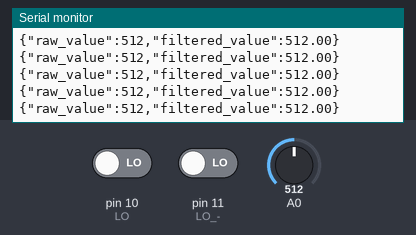
Recording of a sketch running on a simulated Arduino Uno, built with avr-gcc and run on an emulated ATmega328P. Shown: the last lines printed to the serial monitor. Inputs (shaded band) come from the test bench; at power-on: A0 = 512, pin 10 (LO) LOW, pin 11 (LO_-) LOW.

Above: at 9.1 s.
9.2 s: A0 set to 1011
At 9.31 s:
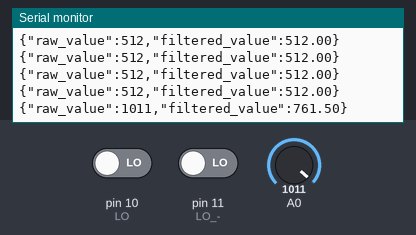
12.2 s: A0 set to 999
At 12.21 s:
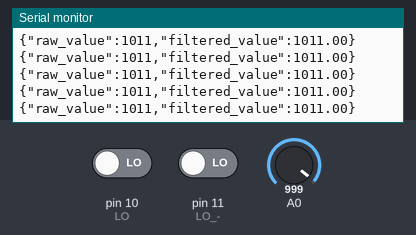
Timing chart, 0 to 15.2 s (numbered marks = the images above; inputs shaded):
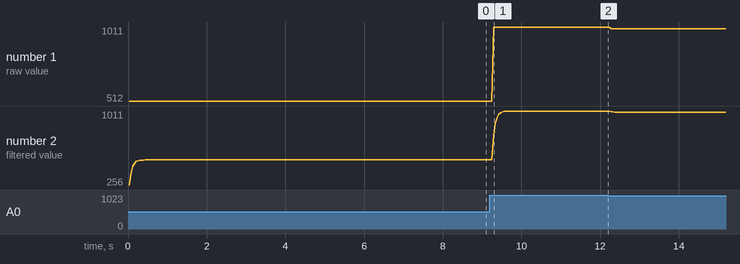

Measured:
- after the input at 9.2 s, the serial monitor: prints a new line after 0.09 s (image 1)
- plotted number 1: 512 → 1011 after the input at 9.2 s, 1011 → 999 after the input at 12.2 s
- plotted number 2: 512 → 1011 after the input at 9.2 s, 1011 → 999 after the input at 12.2 s

The sketch:

Arduino_Read_ECG.ino
```cpp
// James Fothergill v8255920

// Filter Configuration Constants
const int WINDOW_SIZE = 3;        // Keep small window
const float ALPHA = 0.5;          // More direct signal following
const float NOTCH_ALPHA = 0.08;   // Very light filtering
const float BASELINE_FACTOR = 0.0; // Remove baseline correction

// Variables for storing previous values
float prevFiltered = 0;
float prevNotch = 0;
float notchPrev = 0;
float movingAverage[WINDOW_SIZE];
int windowIndex = 0;

void setupFilters() {
  for(int i = 0; i < WINDOW_SIZE; i++) {
    movingAverage[i] = 0;
  }
}

float filterECG(float rawValue) {
  movingAverage[windowIndex] = rawValue;
  windowIndex = (windowIndex + 1) % WINDOW_SIZE;

  float sum = 0;
  for(int i = 0; i < WINDOW_SIZE; i++) {
    sum += movingAverage[i];
  }
  float averaged = sum / WINDOW_SIZE;

  float lowPassed = ALPHA * rawValue + (1 - ALPHA) * prevFiltered;
  prevFiltered = lowPassed;

  float notched = NOTCH_ALPHA * notchPrev +
                 NOTCH_ALPHA * (lowPassed - prevNotch);
  prevNotch = lowPassed;
  notchPrev = notched;

  return lowPassed;
}

void setup() {
  Serial.begin(9600);
  pinMode(10, INPUT); // LO +
  pinMode(11, INPUT); // LO -
  setupFilters();
  Serial.println("Arduino ECG Collection Started");
}

void loop() {
  if((digitalRead(10) == 1)||(digitalRead(11) == 1)){
    Serial.println("!"); // Leads off detection
    delay(20);
    return;
  }

  // Read and process values
  int rawValue = analogRead(A0);
  float filteredValue = filterECG(rawValue);

  // Create JSON string for each reading
  Serial.print("{\"raw_value\":");
  Serial.print(rawValue);
  Serial.print(",\"filtered_value\":");
  Serial.print(filteredValue);
  Serial.println("}");

  delay(20); // 50Hz sampling rate
}
```
